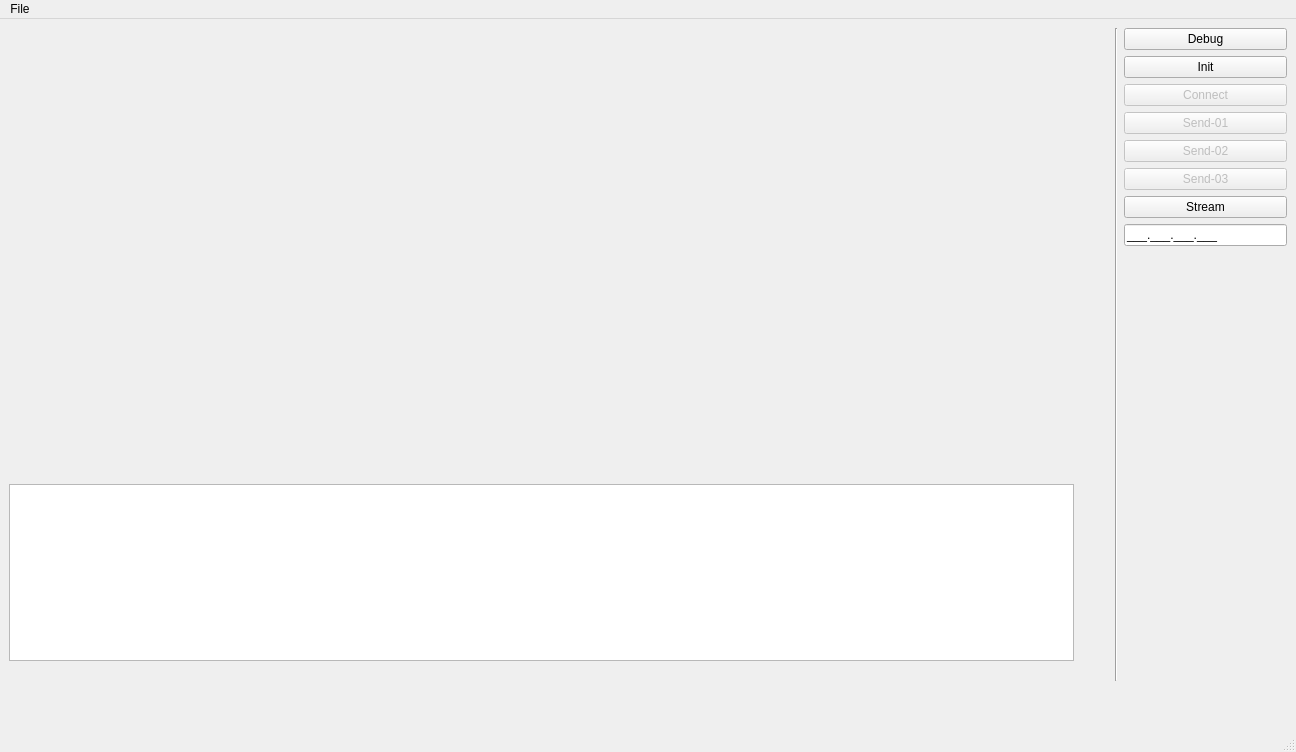
<?xml version="1.0" encoding="UTF-8"?>
<ui version="4.0">
 <class>MainWindow</class>
 <widget class="QMainWindow" name="MainWindow">
  <property name="geometry">
   <rect>
    <x>0</x>
    <y>0</y>
    <width>1296</width>
    <height>752</height>
   </rect>
  </property>
  <property name="windowTitle">
   <string>PDDAU_V1.0</string>
  </property>
  <widget class="QWidget" name="centralwidget">
   <layout class="QVBoxLayout" name="verticalLayout_2">
    <property name="sizeConstraint">
     <enum>QLayout::SetMinimumSize</enum>
    </property>
    <item>
     <layout class="QVBoxLayout" name="verticalLayout">
      <property name="sizeConstraint">
       <enum>QLayout::SetMinimumSize</enum>
      </property>
      <property name="bottomMargin">
       <number>20</number>
      </property>
      <item>
       <layout class="QHBoxLayout" name="horizontalLayout">
        <property name="sizeConstraint">
         <enum>QLayout::SetMinimumSize</enum>
        </property>
        <property name="bottomMargin">
         <number>20</number>
        </property>
        <item>
         <layout class="QVBoxLayout" name="verticalLayout_3">
          <property name="sizeConstraint">
           <enum>QLayout::SetMinimumSize</enum>
          </property>
          <property name="bottomMargin">
           <number>20</number>
          </property>
          <item>
           <layout class="QVBoxLayout" name="verticalLayout_4">
            <property name="sizeConstraint">
             <enum>QLayout::SetMinimumSize</enum>
            </property>
            <item>
             <widget class="QWidget" name="customa" native="true">
              <property name="sizePolicy">
               <sizepolicy hsizetype="Preferred" vsizetype="Preferred">
                <horstretch>0</horstretch>
                <verstretch>0</verstretch>
               </sizepolicy>
              </property>
              <property name="minimumSize">
               <size>
                <width>1100</width>
                <height>450</height>
               </size>
              </property>
             </widget>
            </item>
           </layout>
          </item>
          <item>
           <layout class="QVBoxLayout" name="verticalLayout_5">
            <property name="rightMargin">
             <number>20</number>
            </property>
            <item>
             <layout class="QHBoxLayout" name="horizontalLayout_2">
              <property name="rightMargin">
               <number>15</number>
              </property>
              <item>
               <layout class="QVBoxLayout" name="verticalLayout_6">
                <item>
                 <widget class="QListWidget" name="qlist"/>
                </item>
               </layout>
              </item>
             </layout>
            </item>
           </layout>
          </item>
         </layout>
        </item>
        <item>
         <widget class="Line" name="line">
          <property name="orientation">
           <enum>Qt::Vertical</enum>
          </property>
         </widget>
        </item>
        <item>
         <layout class="QVBoxLayout" name="verticalLayout_9">
          <property name="rightMargin">
           <number>0</number>
          </property>
          <item>
           <widget class="QPushButton" name="btnDebug">
            <property name="text">
             <string>Debug</string>
            </property>
           </widget>
          </item>
          <item>
           <widget class="QPushButton" name="btnInit">
            <property name="text">
             <string>Init</string>
            </property>
           </widget>
          </item>
          <item>
           <widget class="QPushButton" name="btnConnect">
            <property name="enabled">
             <bool>false</bool>
            </property>
            <property name="text">
             <string>Connect</string>
            </property>
           </widget>
          </item>
          <item>
           <widget class="QPushButton" name="btnProcA">
            <property name="enabled">
             <bool>false</bool>
            </property>
            <property name="text">
             <string>Send-01</string>
            </property>
           </widget>
          </item>
          <item>
           <widget class="QPushButton" name="btnProcB">
            <property name="enabled">
             <bool>false</bool>
            </property>
            <property name="text">
             <string>Send-02</string>
            </property>
           </widget>
          </item>
          <item>
           <widget class="QPushButton" name="btnProcC">
            <property name="enabled">
             <bool>false</bool>
            </property>
            <property name="text">
             <string>Send-03</string>
            </property>
           </widget>
          </item>
          <item>
           <widget class="QPushButton" name="btnProcD">
            <property name="text">
             <string>Stream</string>
            </property>
           </widget>
          </item>
          <item>
           <widget class="QLineEdit" name="lineEdit">
            <property name="inputMask">
             <string>000.000.000.000;_</string>
            </property>
           </widget>
          </item>
          <item>
           <spacer name="verticalSpacer">
            <property name="orientation">
             <enum>Qt::Vertical</enum>
            </property>
            <property name="sizeHint" stdset="0">
             <size>
              <width>20</width>
              <height>40</height>
             </size>
            </property>
           </spacer>
          </item>
         </layout>
        </item>
       </layout>
      </item>
     </layout>
    </item>
   </layout>
  </widget>
  <widget class="QMenuBar" name="menubar">
   <property name="geometry">
    <rect>
     <x>0</x>
     <y>0</y>
     <width>1296</width>
     <height>26</height>
    </rect>
   </property>
   <widget class="QMenu" name="menuFile">
    <property name="title">
     <string>File</string>
    </property>
    <addaction name="actionOpen"/>
    <addaction name="actionOpen_Folder"/>
   </widget>
   <addaction name="menuFile"/>
  </widget>
  <widget class="QStatusBar" name="statusbar"/>
  <action name="actionOpen">
   <property name="text">
    <string>Open</string>
   </property>
  </action>
  <action name="actionOpen_Folder">
   <property name="text">
    <string>Open Folder</string>
   </property>
  </action>
 </widget>
 <resources/>
 <connections/>
</ui>
